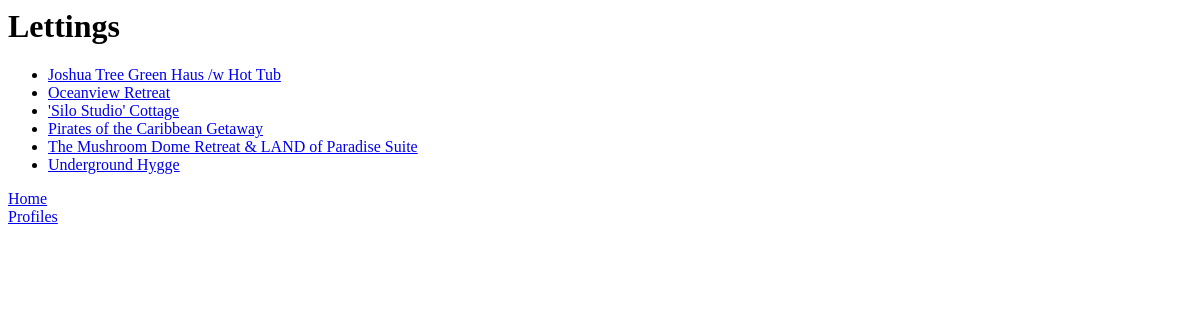
/lettings/, run on an earlier commit of the app's database.
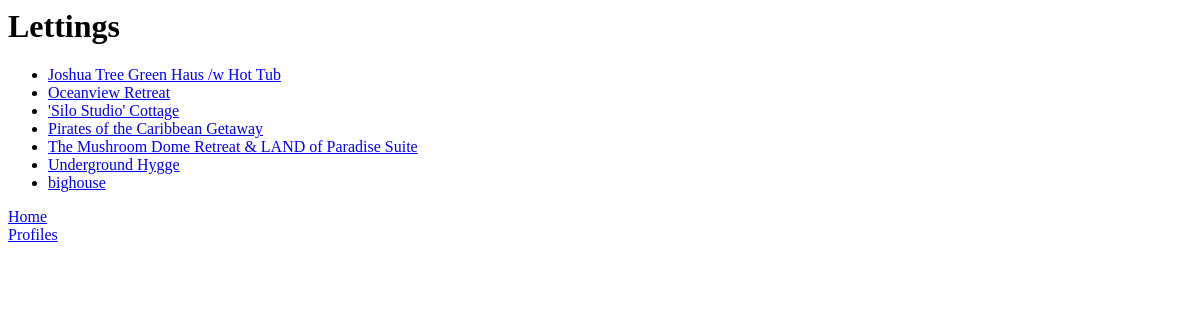
And on a later commit of the database.
### lettings/models.py (models this page shows, shortened)
class Letting(models.Model):
    title = models.CharField(max_length=256)
    address = models.OneToOneField(Address, on_delete=models.CASCADE)

### lettings/views.py (the view)
# urls.py: path("", views.index, name="lettings_index"),
def index(request):
    lettings_list = Letting.objects.all()
    context = {"lettings_list": lettings_list}
    return render(request, "lettings/index.html", context)

### templates/lettings/index.html (shortened to what this page needs)
<h1>Lettings</h1>
{% if lettings_list %}
    <ul>
    {% for letting in lettings_list %}
        <li>
            <a href="{% url 'lettings:letting' letting_id=letting.id %}">
                {{ letting.title }}
            </a>
        </li>
    {% endfor %}
    </ul>
{% else %}
    <p>No lettings are available.</p>
{% endif %}
<div><a href="{% url 'home:index' %}">Home</a></div>
<div><a href="{% url 'profiles:profiles_index' %}">Profiles</a></div>

What changed in the data, as far as the page shows it:
added Letting: title "bighouse"
